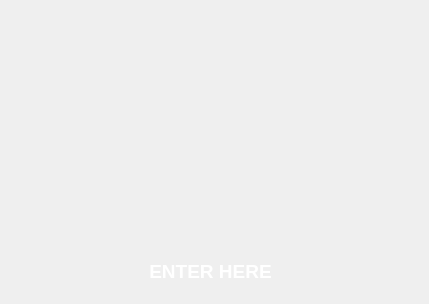
<?xml version="1.0" encoding="UTF-8"?>
<ui version="4.0">
 <class>LandingWin</class>
 <widget class="QDialog" name="LandingWin">
  <property name="geometry">
   <rect>
    <x>0</x>
    <y>0</y>
    <width>429</width>
    <height>304</height>
   </rect>
  </property>
  <property name="windowTitle">
   <string>Welcome</string>
  </property>
  <widget class="QLabel" name="label">
   <property name="geometry">
    <rect>
     <x>-10</x>
     <y>0</y>
     <width>441</width>
     <height>301</height>
    </rect>
   </property>
   <property name="text">
    <string/>
   </property>
   <property name="pixmap">
    <pixmap resource="pics.qrc">:/backgrounds/Welcome.jpg</pixmap>
   </property>
  </widget>
  <widget class="QPushButton" name="Enter">
   <property name="geometry">
    <rect>
     <x>140</x>
     <y>260</y>
     <width>141</width>
     <height>23</height>
    </rect>
   </property>
   <property name="palette">
    <palette>
     <active>
      <colorrole role="WindowText">
       <brush brushstyle="SolidPattern">
        <color alpha="255">
         <red>0</red>
         <green>0</green>
         <blue>0</blue>
        </color>
       </brush>
      </colorrole>
      <colorrole role="ButtonText">
       <brush brushstyle="SolidPattern">
        <color alpha="255">
         <red>255</red>
         <green>255</green>
         <blue>255</blue>
        </color>
       </brush>
      </colorrole>
     </active>
     <inactive>
      <colorrole role="WindowText">
       <brush brushstyle="SolidPattern">
        <color alpha="255">
         <red>0</red>
         <green>0</green>
         <blue>0</blue>
        </color>
       </brush>
      </colorrole>
      <colorrole role="ButtonText">
       <brush brushstyle="SolidPattern">
        <color alpha="255">
         <red>255</red>
         <green>255</green>
         <blue>255</blue>
        </color>
       </brush>
      </colorrole>
     </inactive>
     <disabled>
      <colorrole role="WindowText">
       <brush brushstyle="SolidPattern">
        <color alpha="255">
         <red>120</red>
         <green>120</green>
         <blue>120</blue>
        </color>
       </brush>
      </colorrole>
      <colorrole role="ButtonText">
       <brush brushstyle="SolidPattern">
        <color alpha="255">
         <red>120</red>
         <green>120</green>
         <blue>120</blue>
        </color>
       </brush>
      </colorrole>
     </disabled>
    </palette>
   </property>
   <property name="font">
    <font>
     <pointsize>14</pointsize>
     <weight>75</weight>
     <bold>true</bold>
    </font>
   </property>
   <property name="text">
    <string>ENTER HERE</string>
   </property>
   <property name="autoDefault">
    <bool>true</bool>
   </property>
   <property name="flat">
    <bool>true</bool>
   </property>
  </widget>
 </widget>
 <layoutdefault spacing="6" margin="11"/>
 <resources>
  <include location="pics.qrc"/>
 </resources>
 <connections/>
</ui>
